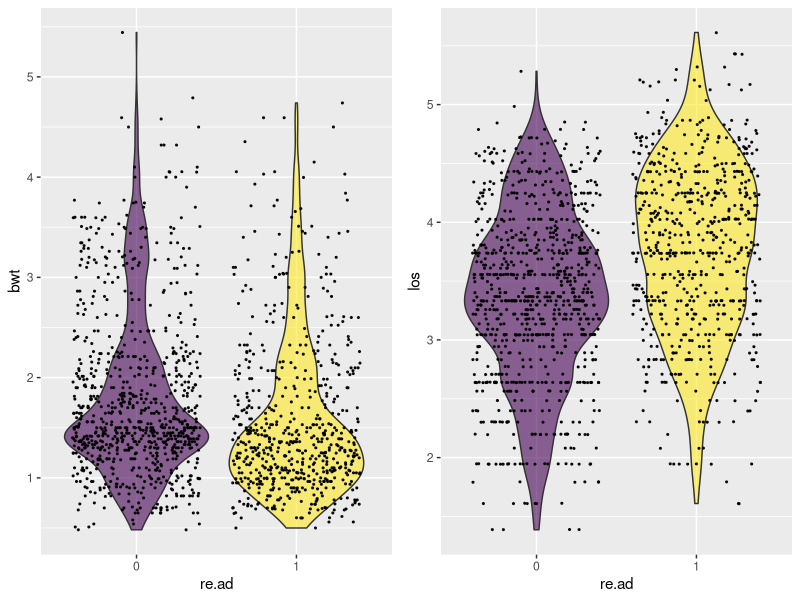
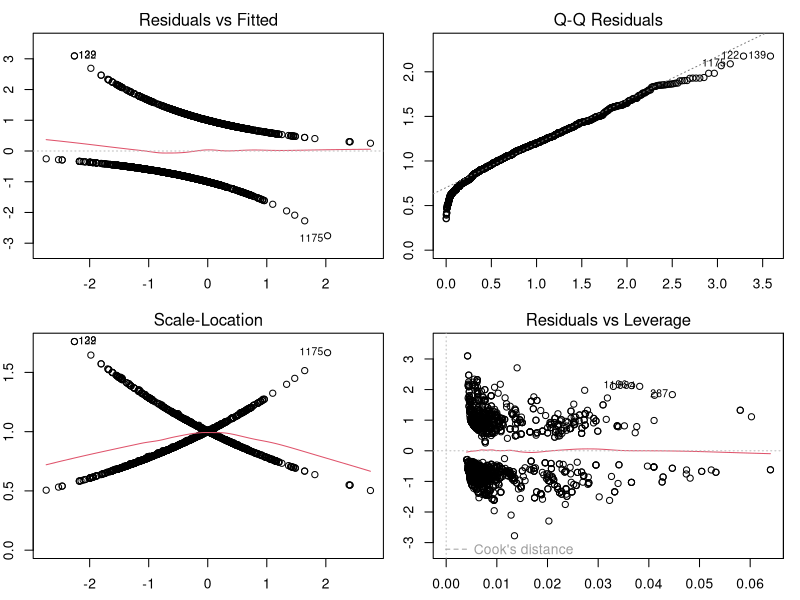
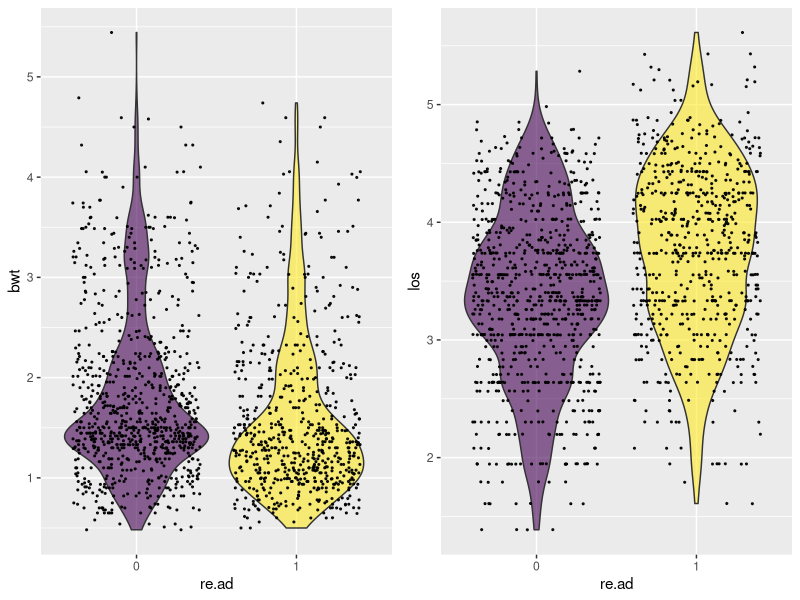
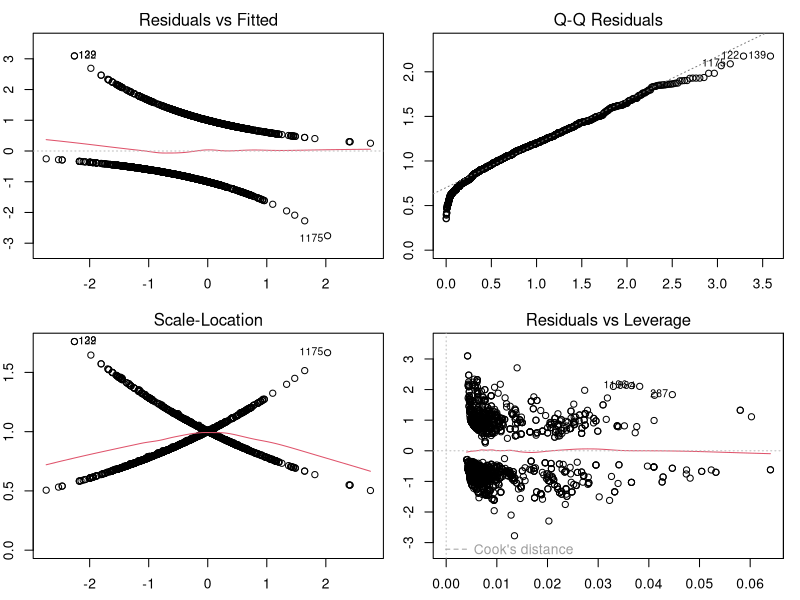

Generate these figures, in order, with R:
## ---- chunk 1
library(tidyverse)
library(viridis)
library(car)
library(ggpubr)
## ---- chunk 2
neomod <- read.table("../Data/neomod_isam12.dat", header = T)

neomod$cns    = factor(neomod$cns)
neomod$size   = factor(neomod$size)
neomod$gest   = factor(neomod$gest)
neomod$emp.f  = factor(neomod$emp.f)
neomod$emp.m  = factor(neomod$emp.m)
neomod$edu    = factor(neomod$edu)
neomod$re.ad  = factor(neomod$re.ad)
neomod$sex    = factor(neomod$sex)
neomod$accom  = factor(neomod$accom)
## ---- chunk 3
p.bwt <- neomod %>%
  ggplot(aes(x=re.ad, y=bwt, fill=re.ad)) +
    geom_violin() +
    scale_fill_viridis(discrete = TRUE, alpha=0.6) +
    geom_jitter(color="black", size=0.4, alpha=0.9) +
    theme(
      legend.position="none",
      plot.title = element_text(size=11)
    )
p.los <- neomod %>%
  ggplot(aes(x=re.ad, y=los, fill=re.ad)) +
    geom_violin() +
    scale_fill_viridis(discrete = TRUE, alpha=0.6) +
    geom_jitter(color="black", size=0.4, alpha=0.9) +
    theme(
      legend.position="none",
      plot.title = element_text(size=11)
    )
ggarrange(p.bwt, p.los, ncol = 2, nrow = 1)
## ---- chunk 4
mod.nolos.full <- glm(re.ad ~ . -los + cns:size + cns:gest + cns:bwt + cns:emp.f + 
                        cns:emp.m + cns:edu + cns:sex + size:gest + size:bwt + 
                        size:emp.f + size:emp.m + size:edu + size:sex + gest:bwt + 
                        gest:emp.f + gest:emp.m + gest:edu + gest:sex + bwt:emp.f + 
                        bwt:emp.m + bwt:edu + bwt:sex + emp.f:emp.m + emp.f:edu + 
                        emp.f:sex + emp.m:edu + emp.m:sex + edu:sex,
                        data= neomod,
                        family=binomial)

summary.glm(mod.nolos.full)
## ---- chunk 5
mod.los.full <- glm(re.ad ~ . + cns:size + cns:gest + cns:bwt + cns:emp.f + cns:emp.m + 
                      cns:edu + cns:sex + size:gest + size:bwt + size:emp.f + size:emp.m + 
                      size:edu + size:sex + gest:bwt + gest:emp.f + gest:emp.m + gest:edu + 
                      gest:sex + bwt:emp.f + bwt:emp.m + bwt:edu + bwt:sex + emp.f:emp.m + 
                      emp.f:edu + emp.f:sex + emp.m:edu + emp.m:sex + edu:sex,
                      data= neomod,
                      family=binomial)

summary.glm(mod.los.full)
## ---- chunk 6
anova(mod.los.full, mod.nolos.full, test = "Chisq")
## ---- chunk 7
mod.binomial <- glm(re.ad ~ . + cns:emp.f + size:emp.f + size:emp.m + gest:edu + bwt:edu
                    + emp.m:edu,
                data = neomod,
                family = binomial)

deviance(mod.binomial) / df.residual(mod.binomial)
## ---- chunk 8
mod.quasibinomial <- glm(re.ad ~ . + cns:emp.f + size:emp.f + size:emp.m + gest:edu 
                         + bwt:edu + emp.m:edu,
                data = neomod,
                family = quasibinomial)

pchisq(summary(mod.binomial)$dispersion * mod.quasibinomial$df.residual, 
       mod.quasibinomial$df.residual, lower = F)
## ---- chunk 9
library(MASS)
mod.step <- stepAIC(mod.binomial, direction = "both", trace = FALSE)
mod.step
## ---- chunk 10
anova(mod.step, mod.binomial, test = "Chisq")
## ---- chunk 11
summary.glm(mod.step)
## ---- chunk 12
par(mfrow=c(2,2), mar=c(2.5,2,2,1))
plot(mod.step)
## ---- chunk 13
library(tidyverse)
library(viridis)
library(car)
library(ggpubr)
library(MASS)
## ---- chunk 14
neomod <- read.table("../Data/neomod_isam12.dat", header = TRUE)

neomod$cns    = factor(neomod$cns)
neomod$size   = factor(neomod$size)
neomod$gest   = factor(neomod$gest)
neomod$emp.f  = factor(neomod$emp.f)
neomod$emp.m  = factor(neomod$emp.m)
neomod$edu    = factor(neomod$edu)
neomod$re.ad  = factor(neomod$re.ad)
neomod$sex    = factor(neomod$sex)
neomod$accom  = factor(neomod$accom)
## ---- chunk 15
p.bwt <- neomod %>%
  ggplot(aes(x = re.ad, y = bwt, fill = re.ad)) +
    geom_violin() +
    scale_fill_viridis(discrete = TRUE, alpha = 0.6) +
    geom_jitter(color = "black", size = 0.4, alpha = 0.9) +
    theme(
      legend.position = "none",
      plot.title = element_text(size = 11)
    )
p.los <- neomod %>%
  ggplot(aes(x = re.ad, y = los, fill = re.ad)) +
    geom_violin() +
    scale_fill_viridis(discrete = TRUE, alpha=0.6) +
    geom_jitter(color="black", size=0.4, alpha=0.9) +
    theme(
      legend.position = "none",
      plot.title = element_text(size = 11)
    )
ggarrange(p.bwt, p.los, ncol = 2, nrow = 1)
## ---- chunk 16
mod.nolos.full <- glm(re.ad ~ . -los + cns:size + cns:gest + cns:bwt + cns:emp.f + 
                        cns:emp.m + cns:edu + cns:sex + size:gest + size:bwt + 
                        size:emp.f + size:emp.m + size:edu + size:sex + gest:bwt + 
                        gest:emp.f + gest:emp.m + gest:edu + gest:sex + bwt:emp.f + 
                        bwt:emp.m + bwt:edu + bwt:sex + emp.f:emp.m + emp.f:edu + 
                        emp.f:sex + emp.m:edu + emp.m:sex + edu:sex,
                        data = neomod,
                        family = binomial)

summary.glm(mod.nolos.full)
## ---- chunk 17
mod.los.full <- glm(re.ad ~ . + cns:size + cns:gest + cns:bwt + cns:emp.f + cns:emp.m + 
                      cns:edu + cns:sex + size:gest + size:bwt + size:emp.f + size:emp.m + 
                      size:edu + size:sex + gest:bwt + gest:emp.f + gest:emp.m + gest:edu + 
                      gest:sex + bwt:emp.f + bwt:emp.m + bwt:edu + bwt:sex + emp.f:emp.m + 
                      emp.f:edu + emp.f:sex + emp.m:edu + emp.m:sex + edu:sex,
                      data = neomod,
                      family = binomial)

summary.glm(mod.los.full)
## ---- chunk 18
anova(mod.los.full, mod.nolos.full, test = "Chisq")
## ---- chunk 19
mod.binomial <- glm(re.ad ~ . + cns:emp.f + size:emp.f + size:emp.m + gest:edu + bwt:edu
                    + emp.m:edu,
                data = neomod,
                family = binomial)

deviance(mod.binomial) / df.residual(mod.binomial)
## ---- chunk 20
mod.quasibinomial <- glm(re.ad ~ . + cns:emp.f + size:emp.f + size:emp.m + gest:edu
                         + bwt:edu + emp.m:edu,
                data = neomod,
                family = quasibinomial)

pchisq(summary(mod.binomial)$dispersion * mod.quasibinomial$df.residual, 
       mod.quasibinomial$df.residual, lower = F)
## ---- chunk 21
mod.step <- stepAIC(mod.binomial, direction = "both", trace = FALSE)
mod.step
## ---- chunk 22
anova(mod.step, mod.binomial, test = "Chisq")
## ---- chunk 23
summary.glm(mod.step)
## ---- chunk 24
par(mfrow = c(2,2), mar = c(2.5,2,2,1))
plot(mod.step)
